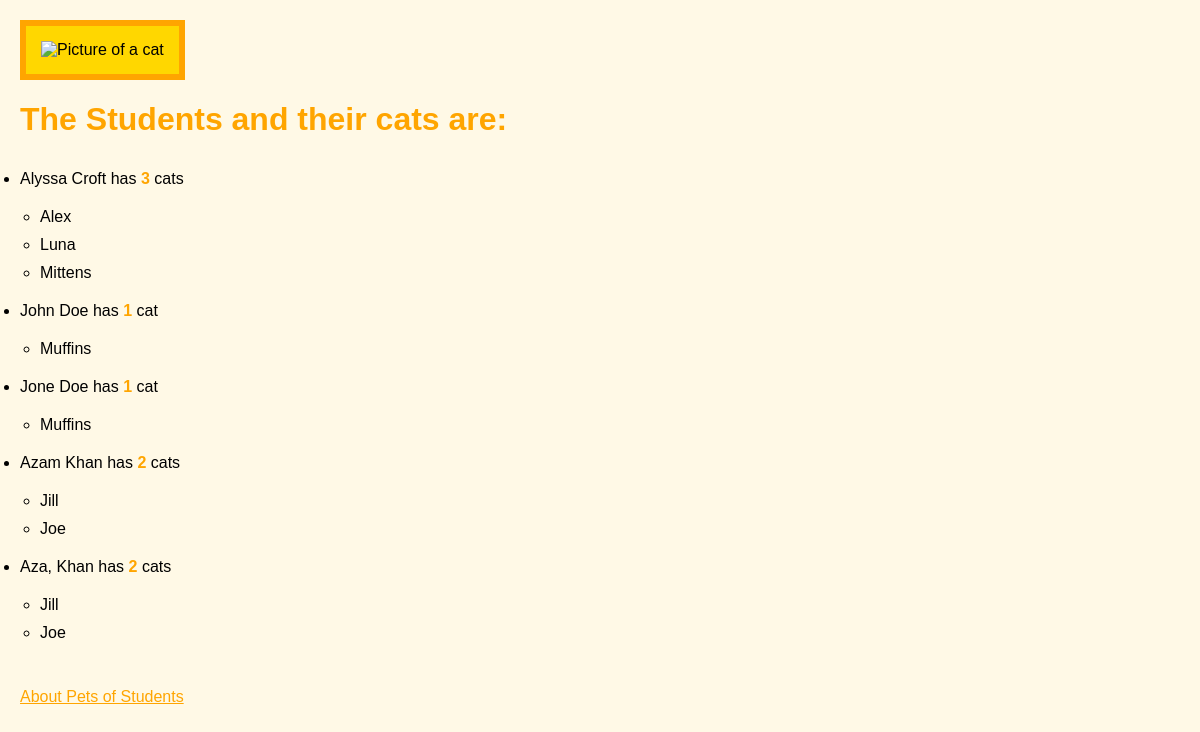
Before: / with the older database file.
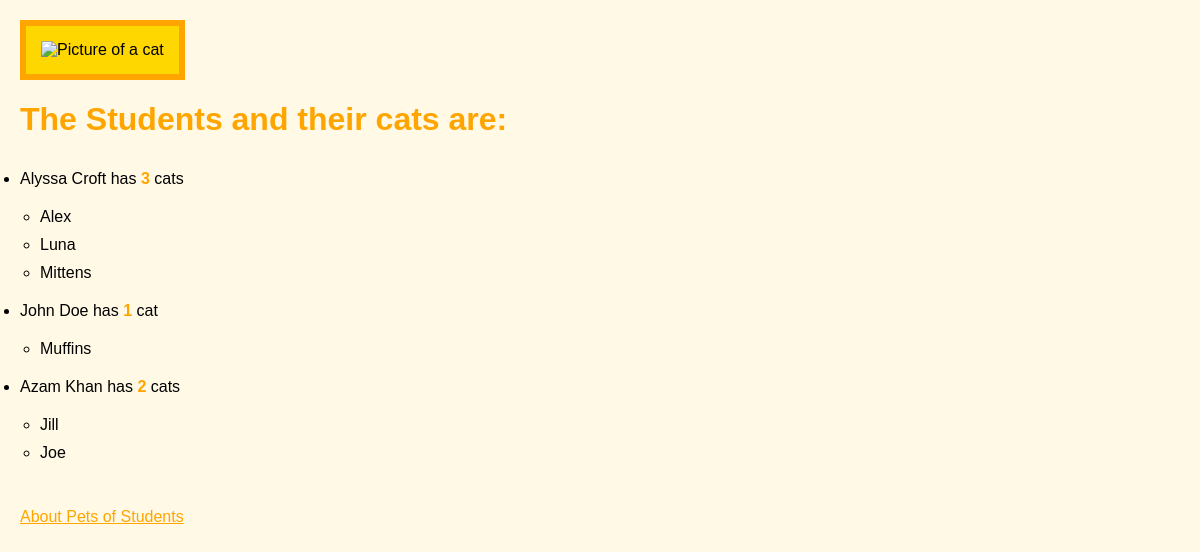
After: the same page with the newer database file.
### pets_for_students/models.py (models this page shows, shortened)
class Student(models.Model):
    FIRST_NAME_MAX_LENGTH = 50
    LAST_NAME_MAX_LENGTH = 50
    first_name = models.CharField(max_length=FIRST_NAME_MAX_LENGTH)
    last_name = models.CharField(max_length=LAST_NAME_MAX_LENGTH)
    cat_num = models.PositiveIntegerField(default=0)

class Cat(models.Model):
    CAT_NAME_MAX_LENGTH = 50
    name = models.CharField(max_length=CAT_NAME_MAX_LENGTH)
    owner = models.ForeignKey(Student, on_delete=models.CASCADE)

### pets_for_students/views.py (the view)
# urls.py: path('', views.index, name='index'),
def index(request):
    students = Student.objects.all().order_by('last_name')
    for student in students:
        student.cat_num = student.cat_set.count()
        student.save()
    context_dict = {'students': students}
    return render(request, 'pets_for_students/index.html', context_dict)

### templates/pets_for_students/index.html
<!DOCTYPE html>
{%load staticfiles %}
<html>
    <head>
        <link rel="stylesheet" type="text/css" href="{% static 'css/styles.css' %}">
    </head>
    <body>
        <div class="image-frame">
            <img src="{% static 'media/cat.png' %}"
                alt="Picture of a cat" />
        </div>
        <div>
            <h1>The Students and their cats are:</h1>
        </div>
        <div>
        <ul>
            {% for student in students %}
                <li>{{ student.first_name }} {{ student.last_name }} has <strong class="orange-number">{{ student.cat_num }}</strong>
                    {% if student.cat_num == 1 %}cat{% else %}cats{% endif %}</li>
                {% if student.cat_set.all %}
                    <ul>
                        {% for cat in student.cat_set.all %}
                            <li>{{ cat.name }}</li>
                        {% endfor %}
                    </ul>
                {% endif %}
            {% endfor %}
        </ul>
        </div>
        <div>
        <p><a href="/pets_for_students/pets/">About Pets of Students</a></p>
        </div>
    </body>
</html>

Changed rows visible on the page:
removed Student: first_name "Jone", last_name "Doe", cat_num "1"
removed Cat: name "Muffins", shown under "Jone"
removed Student: first_name "Aza,", last_name "Khan", cat_num "2", shows "cats"
removed Cat: name "Jill", shown under "Aza,"
removed Cat: name "Joe", shown under "Aza,"
